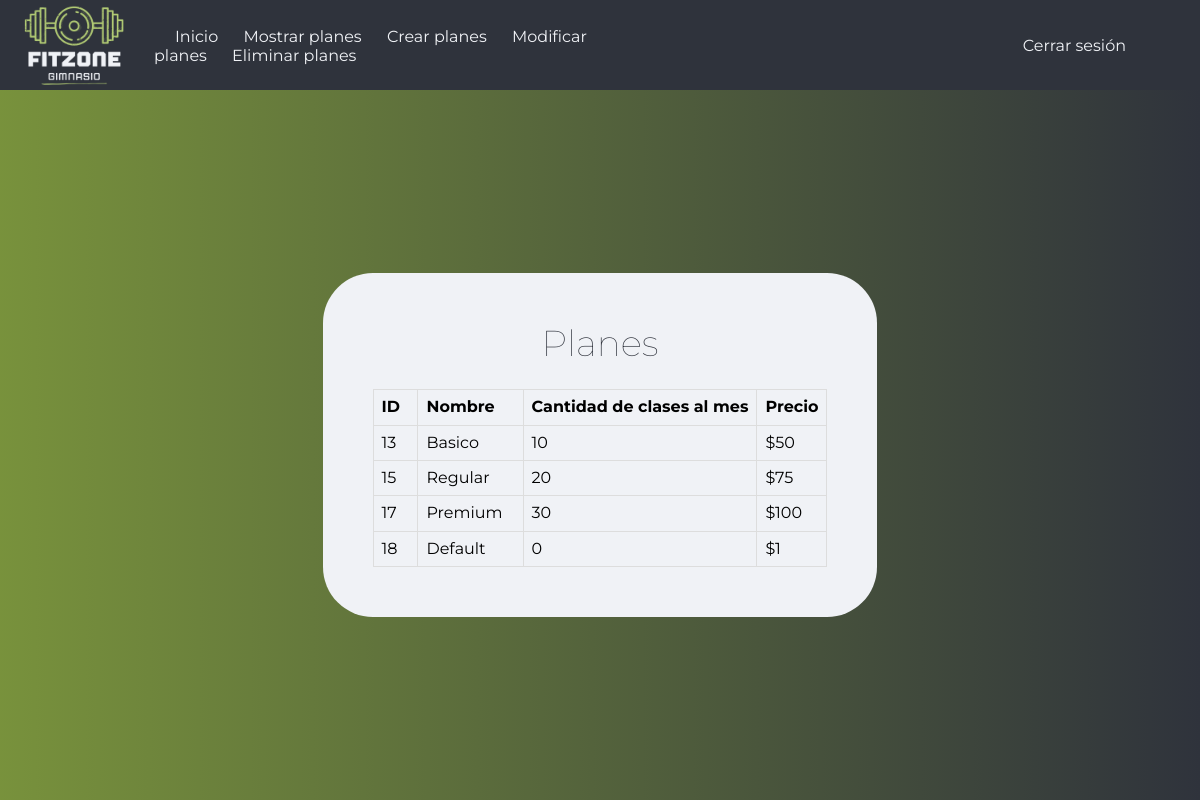
Screenshot of /mostrar-planes (signed in) with the database file from the repository.
### tables this page shows
CREATE TABLE `planes` (
  `id` int NOT NULL AUTO_INCREMENT,
  `nombre` varchar(45) DEFAULT NULL,
  `cantidad` int DEFAULT NULL,
  `precio` int DEFAULT NULL,
  PRIMARY KEY (`id`)
);

### controllers/PlanController.php (called while the page is built, shortened)
<?php
class PlanController{
    public static function mostrarPlanes(Router $router){
        $planes = Plan::all();
        $router->render('plan/mostrar-planes', [
            'planes' => $planes
        ]);
    }
}

### public/index.php (called while the page is built, shortened)
<?php
$router = new Router();
$router->get('/',[PrincipalController::class, 'principal']);
$router->get('/login',[LoginController::class, 'login']);
$router->post('/login',[LoginController::class, 'login']);
$router->get('/logout',[PrincipalController::class, 'principal']);
$router->post('/logout',[PrincipalController::class, 'principal']);
$router->get('/olvide',[LoginController::class, 'olvide']);
$router->post('/olvide',[LoginController::class, 'olvide']);
$router->get('/recuperar',[LoginController::class, 'recuperar']);
$router->post('/recuperar',[LoginController::class, 'recuperar']);
$router->get('/crear-cuenta',[LoginController::class, 'crearCuenta']);
$router->post('/crear-cuenta',[LoginController::class, 'crearCuenta']);
$router->get('/inicio-admin',[InicioAdminController::class, 'inicioAdmin']);
$router->get('/inicio-user',[InicioUserController::class, 'inicioUser']);
$router->get('/modificar-usuario',[LoginController::class, 'modificarUsuario']);
$router->post('/modificar-usuario',[LoginController::class, 'modificarUsuario']);
$router->get('/mostrar-clases',[ClaseController::class, 'mostrarClases']);
$router->get('/mostrar-clases-u',[ClaseController::class, 'mostrarClasesU']);
$router->get('/crear-clase',[ClaseController::class, 'crearClase']);
$router->post('/crear-clase',[ClaseController::class, 'crearClase']);
$router->get('/eliminar-clase',[ClaseController::class, 'eliminarClase']);
$router->post('/eliminar-clase',[ClaseController::class, 'eliminarClase']);
$router->get('/modificar-clase',[ClaseController::class, 'modificarClase']);
$router->post('/modificar-clase',[ClaseController::class, 'modificarClase']);
$router->get('/inscribir-clase',[ClaseController::class, 'inscribirClase']);
$router->post('/inscribir-clase',[ClaseController::class, 'inscribirClase']);
$router->get('/cancelar-clase',[ClaseController::class, 'cancelarClase']);
$router->post('/cancelar-clase',[ClaseController::class, 'cancelarClase']);
$router->get('/crear-plan',[PlanController::class, 'crearPlan']);
$router->post('/crear-plan',[PlanController::class, 'crearPlan']);
$router->get('/modificar-plan',[PlanController::class, 'modificarPlan']);
$router->post('/modificar-plan',[PlanController::class, 'modificarPlan']);
$router->get('/eliminar-plan',[PlanController::class, 'eliminarPlan']);
$router->post('/eliminar-plan',[PlanController::class, 'eliminarPlan']);
$router->get('/mostrar-planes',[PlanController::class, 'mostrarPlanes']);
$router->get('/mostrar-planes-u',[PlanController::class, 'mostrarPlanesU']);
$router->get('/realizar-suscripcion',[SuscripcionController::class, 'realizarSuscripcion']);
$router->post('/realizar-suscripcion',[SuscripcionController::class, 'realizarSuscripcion']);
$router->get('/eliminar-suscripcion',[SuscripcionController::class, 'eliminarSuscripcion']);
$router->post('/eliminar-suscripcion',[SuscripcionController::class, 'eliminarSuscripcion']);
$router->comprobarRutas();

### models/ActiveRecord.php (called while the page is built, shortened)
<?php
class ActiveRecord {
    protected static $db;
    protected static $tabla = '';
    public static function setDB($database) {
        self::$db = $database;
    }
    public static function consultarSQL($query) {
        $resultado = self::$db->query($query);
        $array = [];
        while($registro = $resultado->fetch_assoc()) {
            $array[] = static::crearObjeto($registro);
        }
        return $array;
    }
    protected static function crearObjeto($registro) {
        $objeto = new static;
        foreach($registro as $key => $value ) {
            if(property_exists( $objeto, $key  )) {
                $objeto->$key = $value;
            }
        }
        return $objeto;
    }
    public static function all() {
        $query = "SELECT * FROM " . static::$tabla;
        $resultado = self::consultarSQL($query);
        return $resultado;
    }
}

### views/plan/mostrar-planes.php (the view)
<div class="mostrar-planes">
    <nav class="nav-main" id="nav-main">
        <div class="contenedor nav-menu">
            <img src="build/img/logo.png" class="nav-brand" />
            <div class="nav-ref">
				<a href="/inicio-admin">Inicio</a>
				<a href="/mostrar-planes">Mostrar planes</a>
                <a href="/crear-plan">Crear planes</a>
				<a href="/modificar-plan">Modificar planes</a>
				<a href="/eliminar-plan">Eliminar planes</a>
            </div>
            <div class="inicioSesion">
                <a href="/logout">Cerrar sesión</a>
            </div>
        </div>
    </nav>
    <div class="crearC">
		<div class="cuadroC">
			<h2>Planes</h2>
			<table>
				<thead>
					<tr>
						<th>ID</th>
						<th>Nombre</th>
						<th>Cantidad de clases al mes</th>
						<th>Precio</th>
					</tr>
				</thead>
				<tbody>
					<?php foreach ($planes as $plan): ?>
					<tr>
						<td><?php echo $plan->id; ?></td>
						<td><?php echo $plan->nombre; ?></td>
						<td><?php echo $plan->cantidad; ?></td>
						<td>$<?php echo $plan->precio; ?></td>
					</tr>
					<?php endforeach; ?>
				</tbody>
			</table>
		</div>
    </div>
</div>

### public/build/css/app.css (style rules this page uses)
html { line-height:1.15;-webkit-text-size-adjust:100% }
body { margin:0 }
a { background-color:transparent }
img { border-style:none }
html { font-size:62.5%;box-sizing:border-box }
*,:after,:before { box-sizing:inherit }
body { font-family:Montserrat,sans-serif;font-size:1.6rem;background-color:#2f333c }
.contenedor { width:96%;margin:0 auto }
a { text-decoration:none }
h1,h2,h3 { margin:0 0 5rem }
img { max-width:100%;display:block }
h1,h2,h3 { font-family:Montserrat,sans-serif;margin:0 0 2.5rem;font-weight:900;color:#f0f2f6;text-align:center }
h2 { font-size:3.6rem }
.nav-main { background-color:none;height:9rem }
.nav-main .nav-menu { display:flex;align-items:center }
.nav-main .nav-brand { margin-top:-.7rem;width:10rem }
.nav-main .inicioSesion,.nav-main .nav-ref { width:100% }
.nav-main .inicioSesion a,.nav-main .nav-ref a { color:#f0f2f6;margin:0;padding-left:2.1rem }
.nav-main .nav-ref { margin-left:3rem }
.nav-main .inicioSesion { margin-right:5rem;text-align:end }
.crearClase,.crearPlan,.crearSuscricion,.modificarClase,.modificarSuscripcion,.mostrar-planes { height:calc(100vh - 9rem) }
.crearClase h2,.crearPlan h2,.crearSuscricion h2,.modificarClase h2,.modificarSuscripcion h2,.mostrar-planes h2 { color:#2f333c;font-weight:100 }
.crearC { background:linear-gradient(270deg,rgba(47,51,60,.6),rgba(128,156,60,.9));display:flex;justify-content:center;align-items:center;height:100% }
.crearC .cuadroC { border-radius:5rem;background:#f0f2f6;height:auto;width:auto;padding:5rem }
table { border-collapse:collapse;width:100% }
td,th { border:1px solid #ddd;text-align:left;padding:8px }
td { padding-right:20px }

### rows the page displays
planes: id "13", nombre "Basico", cantidad "10", precio "50"
planes: id "15", nombre "Regular", cantidad "20", precio "75"
planes: id "17", nombre "Premium", cantidad "30", precio "100"
planes: id "18", nombre "Default", cantidad "0", precio "1"
